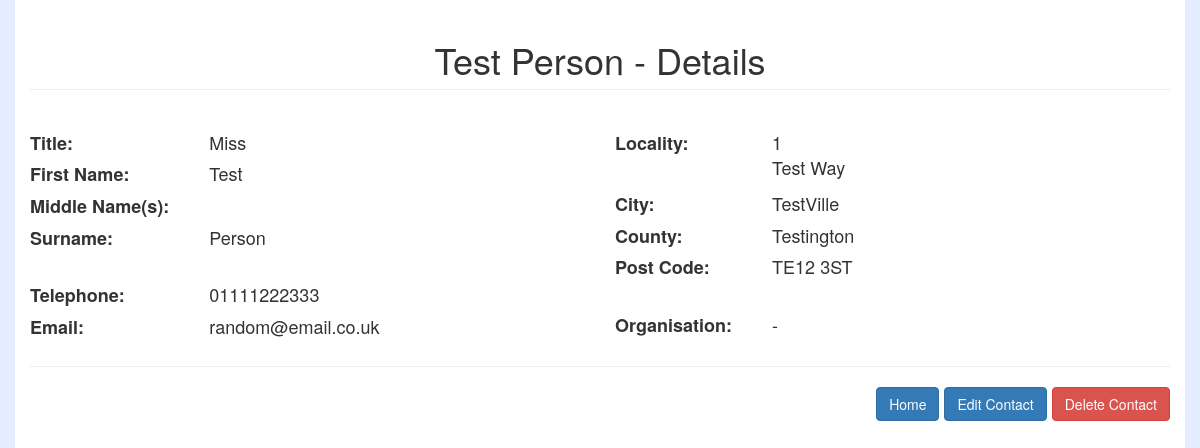
The app's page /person/1/, older data.
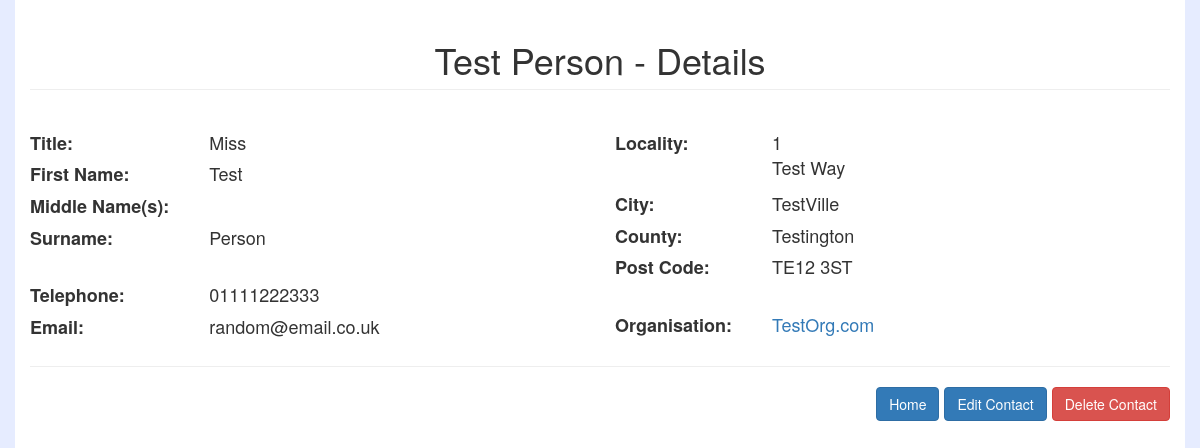
The same page, newer data.
### addresses/models.py (models this page shows, shortened)
class Address(models.Model):
    address_line1 = models.CharField(
        help_text='Address 1', max_length=100
    )
    address_line2 = models.CharField(
        help_text='Address 2', max_length=100, blank=True
    )
    address_line3 = models.CharField(
        help_text='Address 3', max_length=100, blank=True
    )
    address_city = models.CharField(
        help_text='City', max_length=50
    )
    address_county = models.CharField(
        help_text='County', max_length=50, blank=True
    )
    address_postcode = models.CharField(
        help_text='Postcode', max_length=10
    )
    telephone = models.CharField(
        help_text='Telephone Number', max_length=12, blank=True
    )
    email = models.EmailField(
        help_text='Email Address', max_length=100, blank=True
    )
    def composite_addr(self):
        addr = self.address_line1
        if self.address_line2:
            addr += '\n' + str(self.address_line2)
        if self.address_line3:
            addr += '\n' + str(self.address_line3)
        return addr
    class Meta:
        abstract = True

class Person(Address):
    title_choices = [
        ('Ms', 'Ms'),
        ('Miss', 'Miss'),
        ('Mrs', 'Mrs'),
        ('Mr', 'Mr'),
        ('Master', 'Master'),
        ('Mx', 'Mx'),
    ]
    title = models.CharField(
        help_text='Title', max_length=6, choices=title_choices, blank=True
    )
    firstname = models.CharField(
        help_text='First Name', max_length=50
    )
    middlename = models.CharField(
        help_text='Middle Name(s)', max_length=100, blank=True
    )
    surname = models.CharField(
        help_text='Surname', max_length=50
    )
    organisation = models.ForeignKey(
        Organisation, help_text='Organisation Name', blank=True, null=True, on_delete=models.SET_NULL
    )
    def get_fullname(self):
        fullname = self.firstname
        if self.middlename:
            fullname += ' ' + self.middlename
        return fullname + ' ' + self.surname

class Organisation(Address):
    org_name = models.CharField(
        help_text='Organisation Name', max_length=50
    )

### addresses/views.py (the view)
# urls.py: url(r'^person/(?P<page_id>\d+)/$', 'addresses.views.view_person', name='view_person'),
def view_person(request, **kwargs):
    person = Person.objects.get(id=kwargs['page_id'])
    return render(request, 'person.html', {'person': person})

### addresses/templates/person.html
{% extends 'base.html' %}
{% block person %}
    <div class="row">
        <div class="col-lg-12">
            <h1 class="page-header text-center">{{ person.get_fullname }} - Details</h1>
            <br>
        </div>
    </div>
    <div class="row">
        <div class="col-lg-6">
            <table class="table-hover details-table">
                <tr>
                    <td><label>Title: </label></td>
                    <td>{{ person.title }}</td>
                </tr>
                <tr>
                    <td><label>First Name: </label></td>
                    <td>{{ person.firstname }}</td>
                </tr>
                <tr>
                    <td><label>Middle Name(s): </label></td>
                    <td>{{ person.middlename }}</td>
                </tr>
                <tr>
                    <td><label>Surname: </label></td>
                    <td>{{ person.surname }}</td>
                </tr>
                <tr>
                    <td colspan="2">&nbsp;</td>
                </tr>
                <tr>
                    <td><label>Telephone: </label></td>
                    <td>{{ person.telephone }}</td>
                </tr>
                <tr>
                    <td><label>Email: </label></td>
                    <td>{{ person.email }}</td>
                </tr>
            </table>
        </div>
        <div class="col-lg-6">
            <table class="table-hover details-table">
                <tr>
                    <td><label>Locality: </label></td>
                    <td>{{ person.composite_addr|linebreaks }}</td>
                </tr>
                <tr>
                    <td><label>City: </label></td>
                    <td>{{ person.address_city }}</td>
                </tr>
                <tr>
                    <td><label>County: </label></td>
                    <td>{{ person.address_county }}</td>
                </tr>
                <tr>
                    <td><label>Post Code: </label></td>
                    <td>{{ person.address_postcode }}</td>
                </tr>
                <tr>
                    <td colspan="2">&nbsp;</td>
                </tr>
                <tr>
                    <td><label>Organisation: </label></td>
                    {% if person.organisation %}
                        <td> <a href="{% url 'view_org' page_id=person.organisation.id %}" >{{ person.organisation.org_name }}</a> </td>
                    {% else %}
                        <td> - </td>
                    {% endif %}
                </tr>
            </table>
        </div>
    </div>
    <hr>
    <div class="row">
        <div class="col-lg-12">
            <div class="pull-right btn-toolbar">
                <a class="btn btn-primary" href="{% url 'home'  %}">Home</a>
                <a class="btn btn-primary" href="{% url 'update_person'  page_id=person.id %}">Edit Contact</a>
                <a class="btn btn-danger" href="{% url 'update_person'  page_id=person.id %}?delete=true">Delete Contact</a>
            </div>
        </div>
    </div>
{% endblock %}

Row changes from the older to the newer data that the page shows:
changed Person "Test Person": organisation_id empty → 1 (drawn); organisation.org_name (not shown) → "TestOrg.com"
